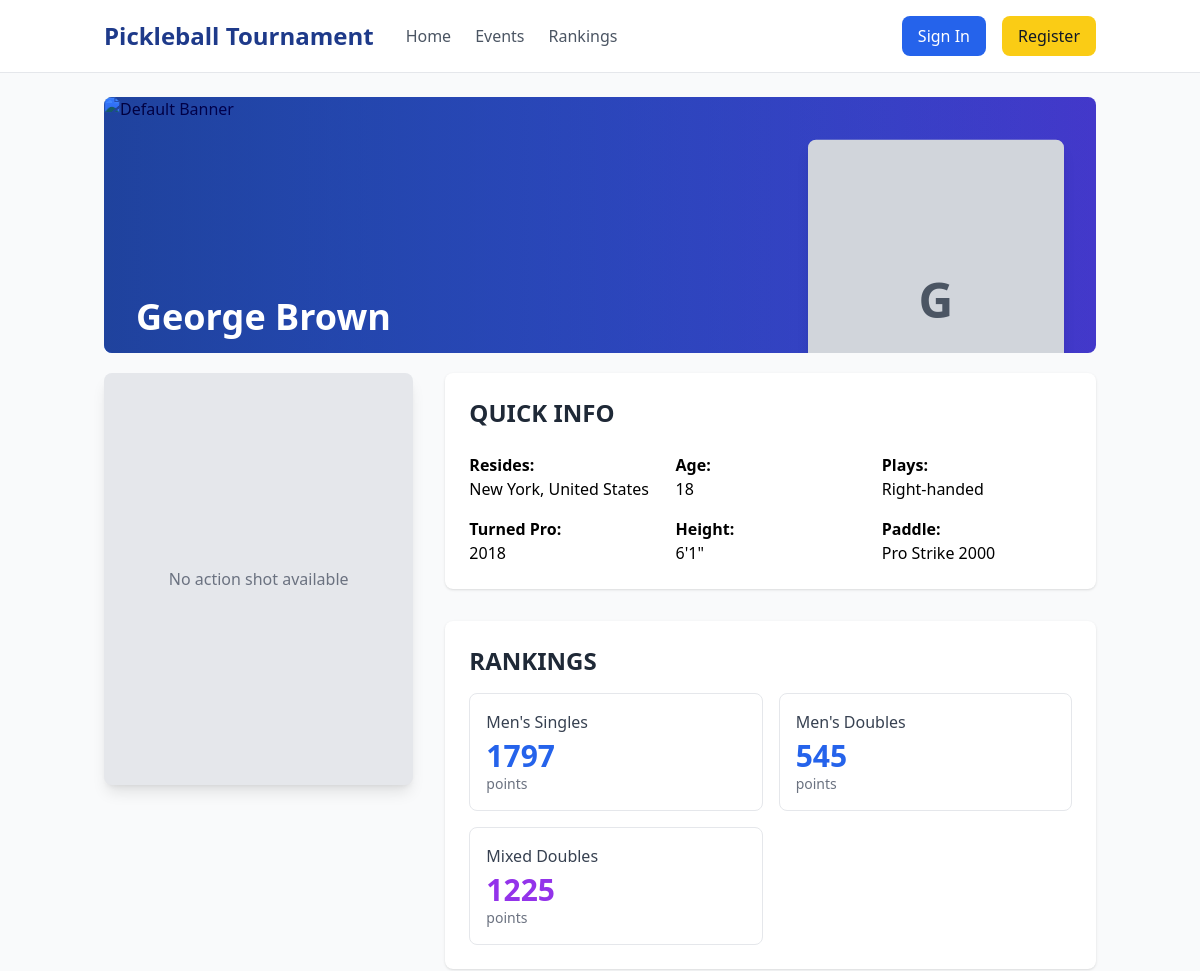
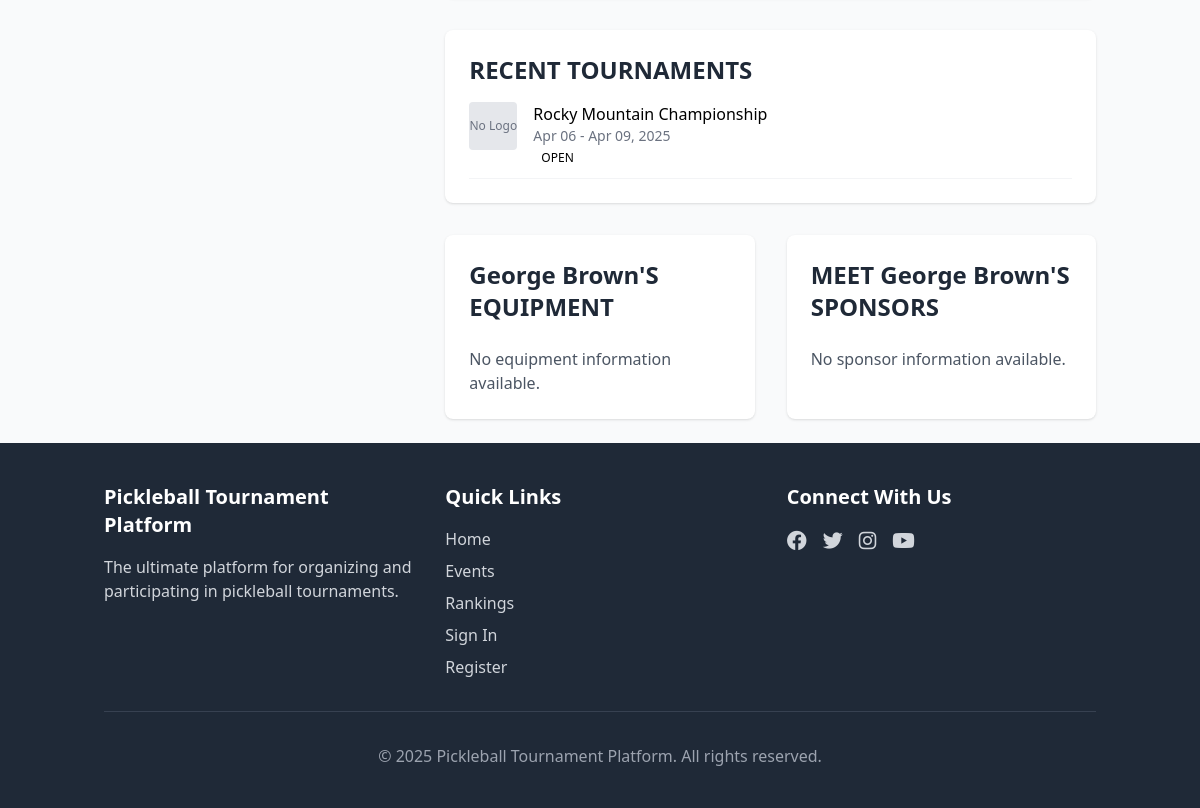
/player/14, run on the app's committed database (2 pictures, top to bottom).
### app/models.py (models this page shows, shortened)
class PlayerProfile(db.Model):
    id = db.Column(db.Integer, primary_key=True)
    user_id = db.Column(db.Integer, db.ForeignKey('user.id'))
    full_name = db.Column(db.String(100), nullable=False)
    country = db.Column(db.String(100))
    city = db.Column(db.String(100))
    age = db.Column(db.Integer)
    bio = db.Column(db.Text)
    plays = db.Column(db.String(50))  # Right-handed, Left-handed
    height = db.Column(db.String(20))  # Height in ft and inches
    paddle = db.Column(db.String(100))  # Paddle model they use
    profile_image = db.Column(db.String(255))
    action_image = db.Column(db.String(255))
    banner_image = db.Column(db.String(255))
    instagram = db.Column(db.String(255))
    facebook = db.Column(db.String(255))
    twitter = db.Column(db.String(255))
    turned_pro = db.Column(db.Integer)
    mens_singles_points = db.Column(db.Integer, default=0)
    womens_singles_points = db.Column(db.Integer, default=0)
    mens_doubles_points = db.Column(db.Integer, default=0)
    womens_doubles_points = db.Column(db.Integer, default=0)
    mixed_doubles_points = db.Column(db.Integer, default=0)
    registrations = db.relationship('Registration',
                                    backref='player',
                                    lazy='dynamic',
                                    foreign_keys='Registration.player_id')
    partner_registrations = db.relationship('Registration',
                                            backref='partner',
                                            lazy='dynamic',
                                            foreign_keys='Registration.partner_id')

class Tournament(db.Model):
    id = db.Column(db.Integer, primary_key=True)
    name = db.Column(db.String(100), nullable=False)
    organizer_id = db.Column(db.Integer, db.ForeignKey('user.id'))
    location = db.Column(db.String(200))
    description = db.Column(db.Text)
    start_date = db.Column(db.DateTime)
    end_date = db.Column(db.DateTime)
    registration_deadline = db.Column(db.DateTime)
    tier = db.Column(Enum(TournamentTier), default=TournamentTier.OPEN)
    format = db.Column(Enum(TournamentFormat), default=TournamentFormat.SINGLE_ELIMINATION)
    status = db.Column(Enum(TournamentStatus), default=TournamentStatus.UPCOMING)
    prize_pool = db.Column(db.Float)
    logo = db.Column(db.String(255))
    banner = db.Column(db.String(255))
    registration_fee = db.Column(db.Float, default=0.0)
    created_at = db.Column(db.DateTime, index=True, default=datetime.utcnow)
    categories = db.relationship('TournamentCategory', backref='tournament', lazy='dynamic')

### app/main/routes.py (the view)
@bp.route('/player/<int:id>')
def player_detail(id):
    player = PlayerProfile.query.get_or_404(id)
    recent_tournaments = []
    registrations = player.registrations.all()
    for registration in registrations:
        tournament = registration.category.tournament
        if tournament not in recent_tournaments:
            recent_tournaments.append(tournament)
    recent_tournaments.sort(key=lambda x: x.start_date, reverse=True)
    equipment = player.equipment.all()
    sponsors = player.sponsors.all()
    return render_template('main/player_detail.html',
                           title=player.full_name,
                           player=player,
                           recent_tournaments=recent_tournaments[:5],
                           equipment=equipment,
                           sponsors=sponsors)

### app/templates/main/player_detail.html (shortened to what this page needs)
{% extends "base.html" %}
{% block content %}
<div id="heroBanner" class="relative h-64 overflow-hidden mb-5 rounded-lg">
    <div class="absolute inset-0 bg-gradient-to-r from-blue-900/80 to-transparent">
        {% if player.banner_image %}
            <img src="{{ url_for('static', filename=player.banner_image) }}" alt="Banner" class="w-full h-full object-cover mix-blend-overlay">
        {% else %}
            <img src="{{ url_for('static', filename='images/placeholders/banners/default_banner.jpg') }}" alt="Default Banner" class="w-full h-full object-cover mix-blend-overlay">
        {% endif %}
    </div>
    <div class="absolute bottom-4 left-8 text-white">
        <h1 class="text-4xl font-bold">{{ player.full_name }}</h1>
    </div>
    <div class="absolute right-8 bottom-0 translate-y-1/3">
        {% if player.profile_image %}
            <img src="{{ url_for('static', filename=player.profile_image) }}" alt="Player Portrait" class="h-80 object-cover rounded-lg shadow-lg">
        {% else %}
            <div class="h-80 w-64 bg-gray-300 flex items-center justify-center rounded-lg shadow-lg">
                <span class="text-gray-600 text-5xl font-bold">{{ player.full_name[:1] }}</span>
            </div>
        {% endif %}
    </div>
</div>
<div class="grid grid-cols-1 md:grid-cols-12 gap-8">
    <div id="actionShot" class="md:col-span-4">
        {% if player.action_image %}
            <img src="{{ url_for('static', filename=player.action_image) }}" alt="Action Shot" class="w-full rounded-lg shadow-lg">
        {% else %}
            <div class="w-full aspect-[3/4] bg-gray-200 flex items-center justify-center rounded-lg shadow-lg">
                <span class="text-gray-500">No action shot available</span>
            </div>
        {% endif %}
    </div>
    <div class="md:col-span-8 space-y-8">
        <div id="quickInfo">
            <div class="bg-white rounded-lg shadow p-6">
                <div class="flex justify-between items-center mb-6">
                    <h2 class="text-2xl font-bold text-gray-800">QUICK INFO</h2>
                </div>
                <div class="grid grid-cols-2 md:grid-cols-3 gap-4">
                    <div>
                        <span class="font-semibold block">Resides:</span>
                        <span>{{ player.city }}, {{ player.country }}</span>
                    </div>
                    <div>
                        <span class="font-semibold block">Age:</span>
                        <span>{{ player.age }}</span>
                    </div>
                    <div>
                        <span class="font-semibold block">Plays:</span>
                        <span>{{ player.plays }}</span>
                    </div>
                    <div>
                        <span class="font-semibold block">Turned Pro:</span>
                        <span>{{ player.turned_pro }}</span>
                    </div>
                    <div>
                        <span class="font-semibold block">Height:</span>
                        <span>{{ player.height }}</span>
                    </div>
                    <div>
                        <span class="font-semibold block">Paddle:</span>
                        <span>{{ player.paddle }}</span>
                    </div>
                </div>
            </div>
        </div>
        <div class="bg-white rounded-lg shadow p-6">
            <h2 class="text-2xl font-bold text-gray-800 mb-4">RANKINGS</h2>
            <div class="grid grid-cols-1 md:grid-cols-2 gap-4">
                {% if player.mens_singles_points > 0 %}
                    <div class="border border-gray-200 rounded-lg p-4">
                        <h3 class="font-medium text-gray-700 mb-1">Men's Singles</h3>
                        <div class="text-3xl font-bold text-blue-600">{{ player.mens_singles_points }}</div>
                        <div class="text-sm text-gray-500">points</div>
                    </div>
                {% endif %}
                {% if player.mens_doubles_points > 0 %}
                    <div class="border border-gray-200 rounded-lg p-4">
                        <h3 class="font-medium text-gray-700 mb-1">Men's Doubles</h3>
                        <div class="text-3xl font-bold text-blue-600">{{ player.mens_doubles_points }}</div>
                        <div class="text-sm text-gray-500">points</div>
                    </div>
                {% endif %}
                {% if player.mixed_doubles_points > 0 %}
                    <div class="border border-gray-200 rounded-lg p-4">
                        <h3 class="font-medium text-gray-700 mb-1">Mixed Doubles</h3>
                        <div class="text-3xl font-bold text-purple-600">{{ player.mixed_doubles_points }}</div>
                        <div class="text-sm text-gray-500">points</div>
                    </div>
                {% endif %}
            </div>
        </div>
        <div class="bg-white rounded-lg shadow p-6">
            <h2 class="text-2xl font-bold text-gray-800 mb-4">RECENT TOURNAMENTS</h2>
            {% if recent_tournaments %}
                <div class="space-y-4">
                    {% for tournament in recent_tournaments %}
                        <div class="flex border-b border-gray-100 pb-3">
                            <div class="w-16 flex-shrink-0">
                                {% if tournament.logo %}
                                    <img src="{{ url_for('static', filename=tournament.logo) }}" alt="{{ tournament.name }}" class="w-12 h-12 object-contain">
                                {% else %}
                                    <div class="w-12 h-12 bg-gray-200 flex items-center justify-center rounded">
                                        <span class="text-xs text-gray-500">No Logo</span>
                                    </div>
                                {% endif %}
                            </div>
                            <div class="flex-1">
                                <a href="{{ url_for('main.tournament_detail', id=tournament.id) }}" class="font-medium hover:text-blue-600">{{ tournament.name }}</a>
                                <div class="text-sm text-gray-500">{{ tournament.start_date.strftime('%b %d') }} - {{ tournament.end_date.strftime('%b %d, %Y') }}</div>
                                <div class="text-xs mt-1">
                                    <span class="px-2 py-1 bg-{{ tournament.tier.value|lower }}-100 text-{{ tournament.tier.value|lower }}-800 rounded">
                                        {{ tournament.tier.value }}
                                    </span>
                                </div>
                            </div>
                        </div>
                    {% endfor %}
                </div>
            {% else %}
                <p class="text-gray-600">No tournament history available.</p>
            {% endif %}
        </div>
        <div class="grid grid-cols-1 md:grid-cols-2 gap-8">
            <div id="equipment" class="h-full">
                <div class="bg-white rounded-lg shadow p-6 h-full">
                    <h2 class="text-2xl font-bold text-gray-800 mb-6">{{ player.full_name }}'S EQUIPMENT</h2>
                    {% if equipment %}
                        {% for item in equipment %}
                            <div class="flex items-center space-x-4 {% if not loop.last %}mb-4 pb-4 border-b border-gray-100{% endif %}">
                                <div class="w-16">
                                    {% if item.image %}
                                        <img src="{{ url_for('static', filename=item.image) }}" alt="{{ item.name }}" class="w-full">
                                    {% else %}
                                        <div class="w-16 h-16 bg-gray-200 flex items-center justify-center rounded">
                                            <span class="text-xs text-gray-500">No Image</span>
                                        </div>
                                    {% endif %}
                                </div>
                                <div class="flex-1">
                                    <div class="font-semibold">{{ item.brand }}</div>
                                    <div class="text-sm text-gray-600">{{ item.name }}</div>
                                </div>
                                {% if item.buy_link %}
                                    <a href="{{ item.buy_link }}" class="px-4 py-2 text-blue-600 hover:text-blue-700" target="_blank">Buy Now →</a>
                                {% endif %}
                            </div>
                        {% endfor %}
                    {% else %}
                        <p class="text-gray-600">No equipment information available.</p>
                    {% endif %}
                </div>
            </div>
            <div id="sponsors" class="h-full flex flex-col justify-end">
                <div class="bg-white rounded-lg shadow p-6 h-full">
                    <h2 class="text-2xl font-bold text-gray-800 mb-6">MEET {{ player.full_name }}'S SPONSORS</h2>
                    {% if sponsors %}
                        <div class="grid grid-cols-2 gap-6">
                            {% for sponsor in sponsors %}
                                <div class="flex items-center justify-center p-4">
                                    {% if sponsor.logo %}
                                        <a href="{{ sponsor.link }}" target="_blank">
                                            <img src="{{ url_for('static', filename=sponsor.logo) }}" alt="{{ sponsor.name }} Logo" class="max-w-[200px] max-h-[65px]">
                                        </a>
                                    {% else %}
                                        <div class="w-32 h-16 bg-gray-200 flex items-center justify-center rounded">
                                            <span class="text-xs text-gray-500">{{ sponsor.name }}</span>
                                        </div>
                                    {% endif %}
                                </div>
                            {% endfor %}
                        </div>
                    {% else %}
                        <p class="text-gray-600">No sponsor information available.</p>
                    {% endif %}
                </div>
            </div>
        </div>
    </div>
</div>
{% endblock %}

### data on the page
PlayerProfile: full_name "George Brown", full_name "G", city "New York", country "United States", age "18", plays "Right-handed", turned_pro "2018", height "6'1\"", paddle "Pro Strike 2000", mens_singles_points "1797", mens_doubles_points "545", mixed_doubles_points "1225"
Tournament: shows "No Logo", name "Rocky Mountain Championship", start_date "Apr 06", end_date "Apr 09, 2025", tier.value "OPEN"

### other printed values
{{ now.year if now else 2025 }} "2025"
